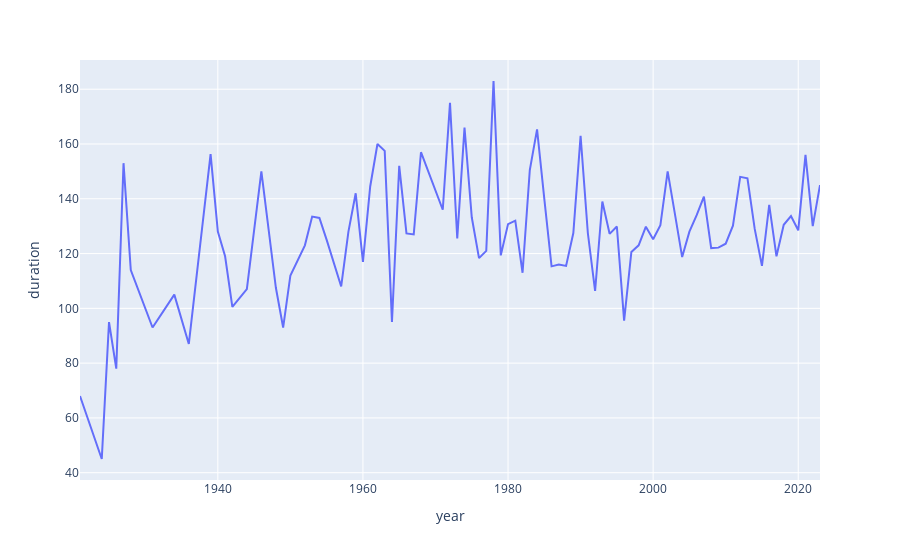

The notebook cell this image was saved under:
### Markdown cell above
# yearVsDurationmean

### Code cell
yearVsDurationmeanFig = px.line(yearVsRankmeanVsDurationmeanVsCount, x = 'year', y = 'duration')
yearVsDurationmeanFig.show()

### Figure 1 — Plotly figure (JSON) as saved in the notebook; plotly's stock layout.template omitted (floating-point values rounded to 4 significant figures)
{"data": [{"hovertemplate": "year=%{x}<br>duration=%{y}<extra></extra>", "legendgroup": "", "line": {"color": "#636efa", "dash": "solid"}, "marker": {"symbol": "circle"}, "mode": "lines", "name": "", "orientation": "v", "showlegend": false, "type": "scatter", "x": [1921, 1924, 1925, 1926, 1927, 1928, 1931, 1934, 1936, 1939, 1940, 1941, 1942, 1944, 1946, 1948, 1949, 1950, 1952, 1953, 1954, 1955, 1957, 1958, 1959, 1960, 1961, 1962, 1963, 1964, 1965, 1966, 1967, 1968, 1971, 1972, 1973, 1974, 1975, 1976, 1977, 1978, 1979, 1980, 1981, 1982, 1983, 1984, 1985, 1986, 1987, 1988, 1989, 1990, 1991, 1992, 1993, 1994, 1995, 1996, 1997, 1998, 1999, 2000, 2001, 2002, 2003, 2004, 2005, 2006, 2007, 2008, 2009, 2010, 2011, 2012, 2013, 2014, 2015, 2016, 2017, 2018, 2019, 2020, 2021, 2022, 2023], "xaxis": "x", "y": [68, 45, 95, 78, 153, 114, 93, 105, 87, 156.3, 128, 119, 100.5, 107, 150, 107.5, 93, 112, 123, 133.5, 133, 125, 108, 128, 142, 117, 144.5, 160, 157.5, 95, 152, 127.3, 127, 157, 136, 175, 125.5, 166, 133.2, 118.3, 121, 183, 119.3, 130.8, 132, 113, 150.5, 165.3, 140, 115.3, 116, 115.5, 127.5, 163, 127.5, 106.3, 139, 127.2, 129.9, 95.5, 120.6, 123, 129.8, 125.2, 130.4, 150, 134.5, 118.7, 128, 134, 140.8, 122, 122.2, 123.6, 130.2, 148, 147.5, 129, 115.5, 137.8, 119, 130.5, 133.7, 128.5, 156, 130, 145], "yaxis": "y"}], "layout": {"legend": {"tracegroupgap": 0}, "margin": {"t": 60}, "xaxis": {"anchor": "y", "domain": [0, 1], "title": {"text": "year"}}, "yaxis": {"anchor": "x", "domain": [0, 1], "title": {"text": "duration"}}}}
